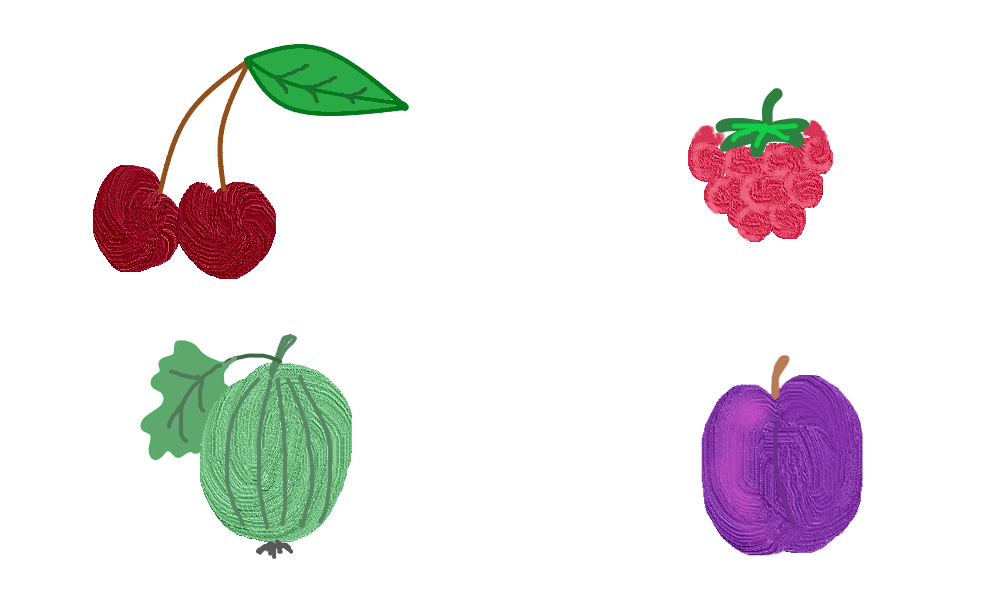
#> input picture Срезы/fruits.png, 1000 x 600 px, given in place of tree.png, which was not available
$ python 'ДЗ - 2.py'
#> lines starting #> are read from the running program, lines starting #| are printed output that depends on the picture; after the words box and inside, x2 and y2 are one past the last pixel; in counts of white or black regions, pixels touching at a corner belong together; pictures that were not available may be replaced by others from this repository, and a replacement may not be noted
from PIL import Image

tree_img = Image.open("tree.png")
#> tree_img is the input picture: PIL image 1000x600 RGB; mean R, G, B 235.2, 231.1, 232.3
tree_crop = tree_img.crop((50, 50, 450, 450))
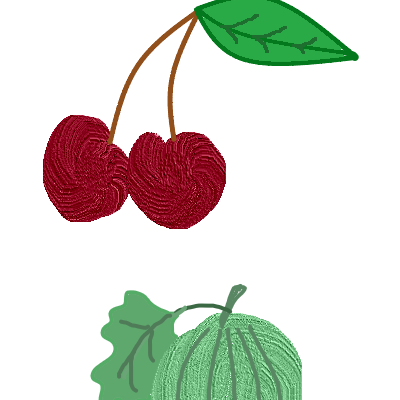
#> tree_crop: PIL image 400x400 RGB; mean R, G, B 216.2, 217, 208
gray_value = int(input())
#> the answer given: 3
tree_gray = tree_crop.convert("L").point(lambda p: gray_value if p > 0 else 0)
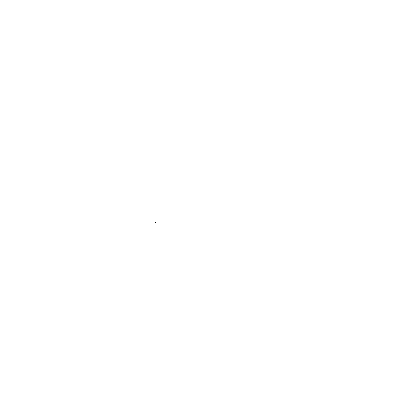
#> tree_gray: PIL image 400x400 L; values 0 (black) and 3 (white), 100% white; black in thin lines or dots, all inside (x1, y1, x2, y2) = (155, 222, 156, 223)
tree_gray_rotated = tree_gray.transpose(Image.ROTATE_90).resize((int(tree_gray.width * 0.5), tree_gray.height))
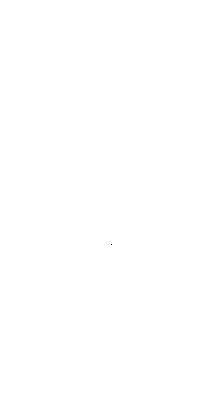
#> tree_gray_rotated: PIL image 200x400 L; values 2 (black) and 3 (white), 100% white; black in thin lines or dots, all inside (x1, y1, x2, y2) = (111, 244, 112, 245)
shadow_img = Image.new("RGBA", (tree_gray_rotated.width, tree_gray_rotated.height), (0, 0, 0, 0))
#> shadow_img: PIL image 200x400 RGBA; every value is 0
shadow_img.paste(tree_gray_rotated, (300, 400 - tree_gray_rotated.height), tree_gray_rotated)
shadow_img.save("shadow.png")
